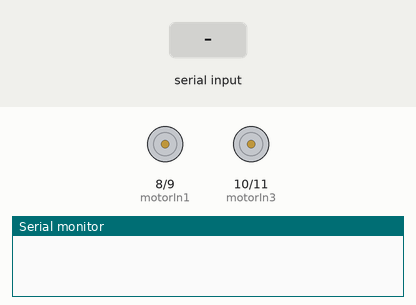
The sketch below on a simulated Arduino Uno, built with avr-gcc and run on an emulated ATmega328P. Shown: motor-driver pin pairs drawn as motors (green arrow = first pin HIGH = forward, orange = second pin HIGH = backward, longer = more drive), the last lines printed to the serial monitor. The test bench sets the inputs (shaded band).

Above: at 1.2 s.
1.3 s: "w" received over Serial
At 1.8 s:
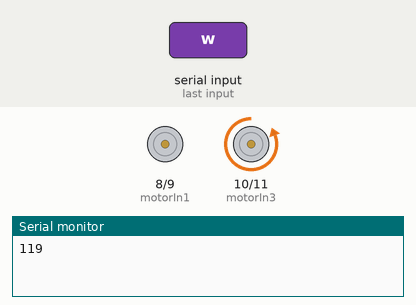
2.8 s: "s" received over Serial
At 4.0 s:
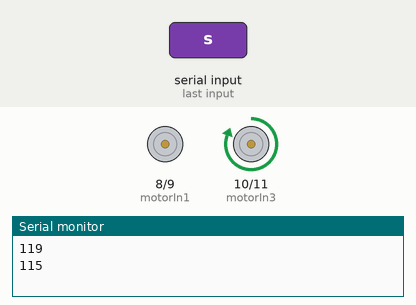
4.3 s: "a" received over Serial
At 5.2 s:
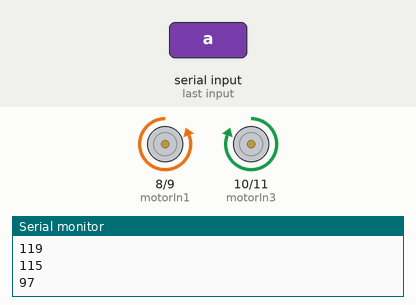
5.8 s: "d" received over Serial
At 6.4 s:
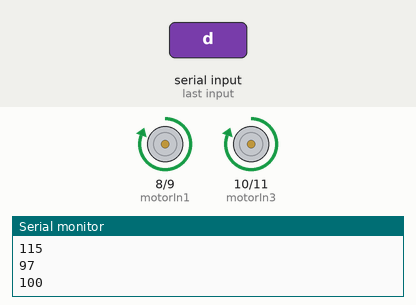
7.3 s: "w" received over Serial
At 8.5 s:
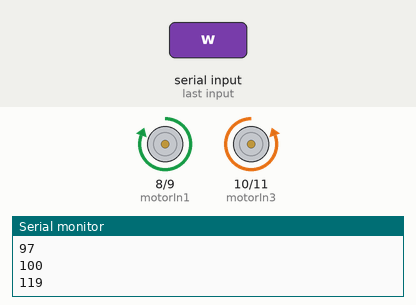
8.8 s: "1" received over Serial
At 9.9 s:
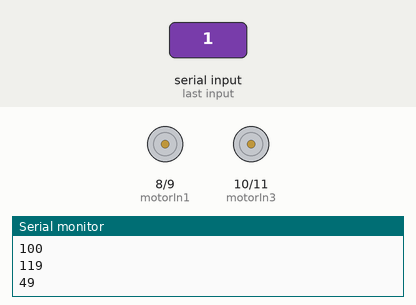
Timing chart, 0 to 11.3 s (numbered marks = the images above; inputs shaded):
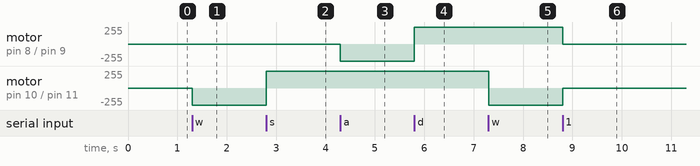

The sketch:

L298P_nano.ino
```cpp
#include <SoftwareSerial.h>
//SoftwareSerial BTSerial(2, 3); // 接收腳, 傳送腳
/* Input for motorA:
   IN1      IN2      Action
   LOW      LOW      Motor Stop
   HIGH     LOW      Motor moves forward
   LOW      HIGH     Motor moves backward
   HIGH     HIGH     Motor Stop
*/
const int motorIn1 = 8;//前輪
const int motorIn2 = 9;
const int motorIn3 = 10;//後輪
const int motorIn4 = 11;

int state = 0;
int value;


const int DELAY = 1000;

void setup()
{
  //BTSerial.begin(9600);
  Serial.begin(9600);
  pinMode(motorIn1, OUTPUT);
  pinMode(motorIn2, OUTPUT);
  pinMode(motorIn3, OUTPUT);
  pinMode(motorIn4, OUTPUT);

}

void loop()
{
  if(Serial.available())
  {
    value = Serial.read();
    Serial.println(value);
    switch(value)
    {
      case 119:
        forward();
        state = 1;
        break;

      case 115:
        backward();
        state = 2;
        break;

      case 97:
        if(state == 1){
          forward();
          left();
          state = 0;
          }else if(state == 2){
           backward();
           left();
           state = 0;
          }else{
           left();
          }
        break;

      case 100:
        if(state == 1){
          forward();
          right();
          state = 0;
          }else if(state == 2){
            backward();
            right();
            state = 0;
          }else{
            right();
          }
        right();
        break;

      default:
        Stop();
        break;
      }
    }
}

void left()
{
  digitalWrite(motorIn1, LOW);
  digitalWrite(motorIn2, HIGH);
  }

void right()
{
  digitalWrite(motorIn1, HIGH);
  digitalWrite(motorIn2, LOW);
  }

void forward()
{
  digitalWrite(motorIn3, LOW);
  digitalWrite(motorIn4, HIGH);
  }

void backward()
 {
  digitalWrite(motorIn3, HIGH);
  digitalWrite(motorIn4, LOW);
  }

void Stop()
{
  digitalWrite(motorIn1, LOW);
  digitalWrite(motorIn2, LOW);
  digitalWrite(motorIn3, LOW);
  digitalWrite(motorIn4, LOW);
  }
```

Measured:
- after the input at 1.3 s, motor on pin 10 (motorIn3) / pin 11 (motorIn4): stopped → backward 255/255 at once
- after the input at 2.8 s, motor on pin 10 (motorIn3) / pin 11 (motorIn4): backward 255/255 → forward 255/255 at once
- after the input at 4.3 s, motor on pin 8 (motorIn1) / pin 9 (motorIn2): stopped → backward 255/255 at once
- after the input at 5.8 s, motor on pin 8 (motorIn1) / pin 9 (motorIn2): backward 255/255 → forward 255/255 at once
- after the input at 7.3 s, motor on pin 10 (motorIn3) / pin 11 (motorIn4): forward 255/255 → backward 255/255 at once
- after the input at 8.8 s, motor on pin 8 (motorIn1) / pin 9 (motorIn2): forward 255/255 → stopped at once; motor on pin 10 (motorIn3) / pin 11 (motorIn4): backward 255/255 → stopped at once
